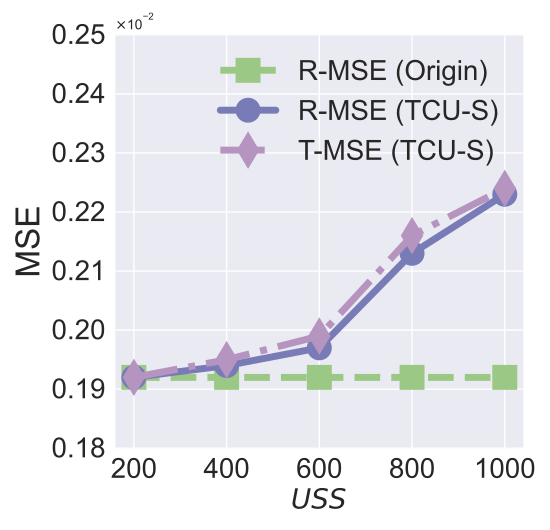

Python code for this plot:


import numpy as np
import matplotlib.pyplot as plt
from matplotlib.ticker import ScalarFormatter

epsilon = 3
beta = 1 / epsilon


x=[1, 2, 3, 4, 5]
# validation_for_plt =[97,95.8600, 94.9400, 93.5400, 93.2400]
# attack_for_plt=[0, 0.3524, 0, 0.1762, 0.1762]
# basic_for_plt=[99.8, 99.8, 99.8, 99.8, 99.8]

labels = ['200', '400', '600', '800', '1000']
# unl_org = [97.77, 97.55, 97.35, 97.29, 97.21, 97.21]

# unl_hess_r = [96.6, 96.66, 96.04, 95.94, 95.85, 97.21]
OUL = [0.00192, 0.00194, 0.00197, 0.00213, 0.00223 ]

org_acc = [0.00192, 0.00192, 0.00192, 0.00192, 0.00192]

OUL_t = [0.00192, 0.00195, 0.00199, 0.00216, 0.00224 ]

salun_acc = [0.5500, 0.575,  0.581, 0.5911, 0.59500 ]
# unl_ss_wo = [94.32, 94.53, 94.78, 93.38, 94.04, 97.21]
vbu_ldp_acc = [0.5700, 0.5881, 0.5902, 0.5990, 0.6108 ]

for i in range(len(OUL)):
    OUL[i] = OUL[i]
    org_acc[i] = org_acc[i]
    OUL_t[i] = OUL_t[i]
    vbu_ldp_acc[i] = vbu_ldp_acc[i]

plt.style.use('seaborn')
plt.figure(figsize=(5.5, 5.3))
l_w=5
m_s=15
marker_s = 3
markevery=1
#plt.figure(figsize=(8, 5.3))
#plt.plot(x, unl_fr, color='blue', marker='^', label='Retrain',linewidth=l_w, markersize=m_s)

#plt.plot(x, unl_ss_w, color='g',  marker='*',  label='PriMU$_{w}$',linewidth=l_w, markersize=m_s)
plt.plot(x, org_acc, linestyle='--', color='#9BC985',  marker='s', fillstyle='full', markevery=markevery,
         label='R-MSE (Origin)',linewidth=l_w, markersize=m_s, markeredgewidth=marker_s)


plt.plot(x, OUL, linestyle='-', color='#797BB7', marker='o', fillstyle='full', markevery=markevery,
         label='R-MSE (TCU-S)', linewidth=l_w, markersize=m_s, markeredgewidth=marker_s)




plt.plot(x, OUL_t, linestyle='-.', color='#B595BF',  marker='d', fillstyle='full', markevery=markevery, label='T-MSE (TCU-S)',linewidth=l_w, markersize=m_s, markeredgewidth=marker_s)

#
#
# plt.plot(x, vbu_ldp_acc, linestyle='-.', color='#E1C855',  marker='^', fillstyle='full', markevery=markevery, label='VBU',linewidth=l_w, markersize=m_s, markeredgewidth=marker_s)


# plt.grid()
leg = plt.legend(fancybox=True, shadow=True)
# plt.xlabel('Malicious Client Ratio (%)' ,fontsize=16)
#plt.ylabel('MSE' ,fontsize=24)
#my_y_ticks = np.arange(0.034, 0.041, 0.001)
#plt.yticks(my_y_ticks,fontsize=20)

ax = plt.gca()

# y 轴标题
ax.set_ylabel("MSE", fontsize=24)

# 手动 y‑ticks
ax.set_yticks(np.arange(0.0018, 0.0026, 0.0001))
ax.tick_params(axis='y', labelsize=20)

# ➊ 设定科学计数格式，并固定指数为 10^-2
fmt = ScalarFormatter(useMathText=True)
fmt.set_powerlimits((-2, -2))                    # 只用 10^-2
ax.yaxis.set_major_formatter(fmt)

# plt.yscale('log')

plt.xlabel('$\it USS$' ,fontsize=20)

plt.xticks(x, labels, fontsize=20)
# plt.title('On MNIST',fontsize=24)

# plt.annotate(r"1e0", xy=(0.1, 1.01), xycoords='axes fraction', xytext=(-10, 10), textcoords='offset points', ha='right', va='center', fontsize=15)


# plt.title('(c) Utility Preservation', fontsize=24)
plt.legend(loc='best',          # same manual position
           fontsize=20,               # same font size
           ncol=1,
           columnspacing=1.,         # distance between the two columns
           handletextpad=0.8)         # gap between symbol and text

plt.tight_layout()
#plt.title("MNIST")
plt.rcParams['figure.figsize'] = (2.0, 1)
plt.rcParams['image.interpolation'] = 'nearest'
plt.rcParams['figure.subplot.left'] = 0.11
plt.rcParams['figure.subplot.bottom'] = 0.08
plt.rcParams['figure.subplot.right'] = 0.977
plt.rcParams['figure.subplot.top'] = 0.969
plt.savefig('CIFAR10_model_VAE_MSE_uss.pdf', format='pdf', dpi=200)
plt.show()
